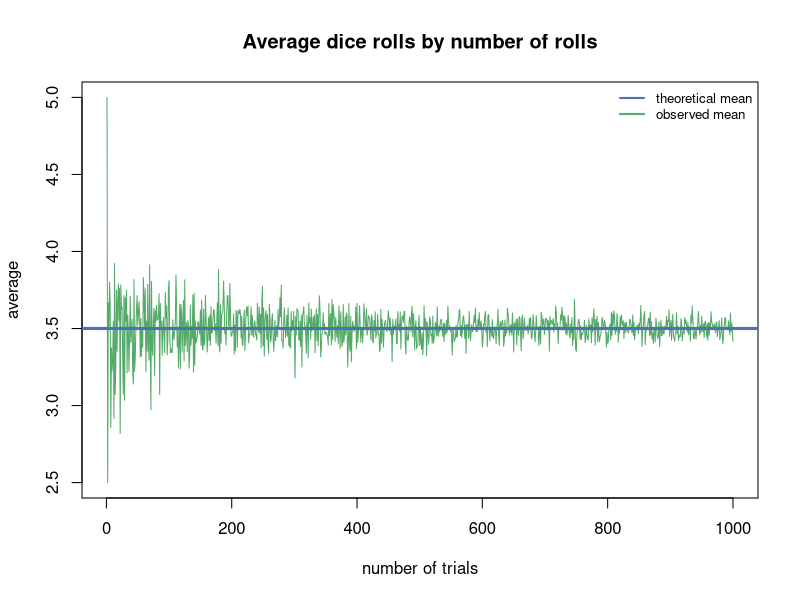
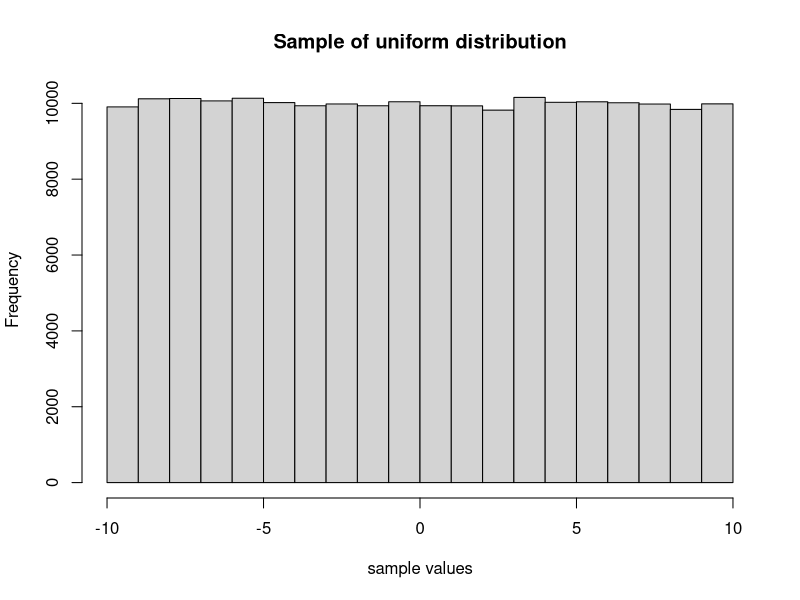
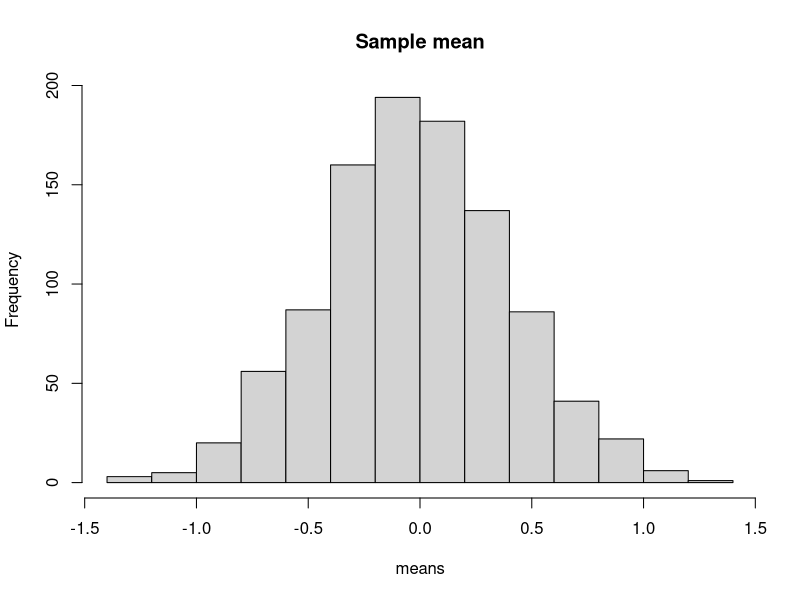

R code for these plots, in order:
#================ LLT example =================
LawOfLargeNumbers <- function(num.tries)
{
  TrueMean = 3.5
  DiceMeansArray <- array(data = NA, dim = num.tries)
  for (n in 1:num.tries) {
    DiceSamples <- sample(1:6, size = n, replace = TRUE)
    DiceMeansArray[n] <- mean(DiceSamples)
  }
  plot(DiceMeansArray, type = "l", col = "#54aa68", xlab = "number of trials",
       ylab = "average", main = "Average dice rolls by number of rolls")
  abline(h = TrueMean, col = "#4b73b1", lwd = 3)
  legend("topright", legend = c("theoretical mean", "observed mean"),
         col = c("#4b73b1", "#54aa68"), bg = "transparent", lty = 1:1, lwd = 2,
         box.lty = 0, cex = 0.8)
}

LawOfLargeNumbers(num.tries = 1000)

#================ CLT example =================
CentralLimitTheorem <- function(n, r, min, max)
{
  Samples <- runif(n * r, min = min, max = max)
  Means <- rowMeans(matrix(Samples, nrow = r, ncol = n))
  hist(Samples, xlab = "sample values", 
       main = "Sample of uniform distribution")
  hist(Means, xlab = "means", main = "Sample mean")
}

CentralLimitTheorem(n = 200, r = 1000, min = -10, max = 10)
